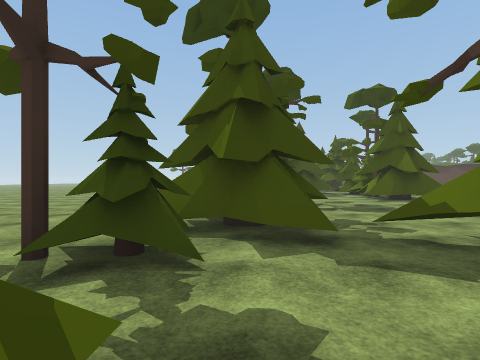
View 1 (above)

24 first-person views from a walk through a 3-D level made in the Unity game engine. The camera is 1.5 m above the floor, looks level and sees 80° across. The floor is counted in squares, 2 m on a side. Each view is taken from the middle of a square. On the plan, view 1 faces up. The plan holds only what a view shows up to about 10 squares ahead; the rest is blank. The place goes on beyond the plan. The player character is not drawn. Some animated figures are not drawn. Some surface patterns are stand-ins.

View 2
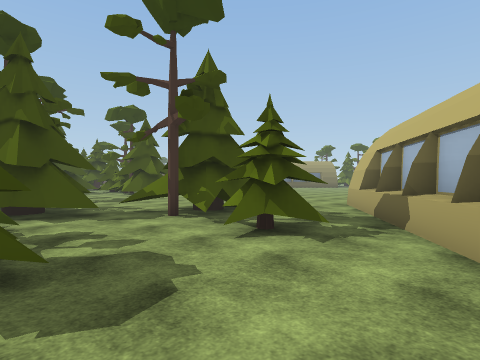

View 3
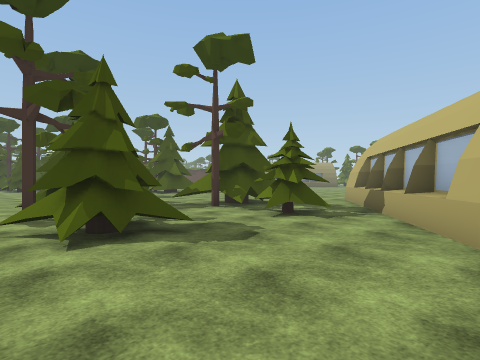

View 4
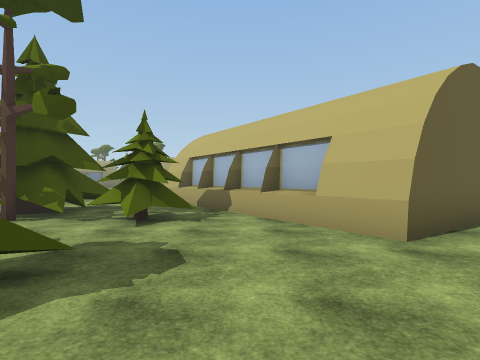

View 5
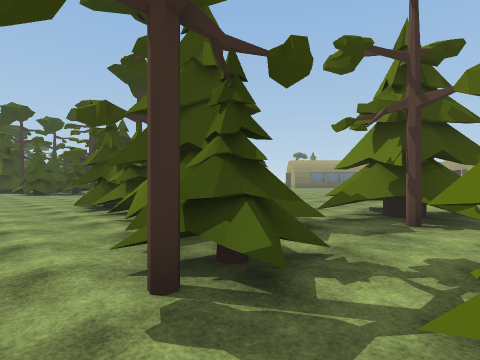

View 6
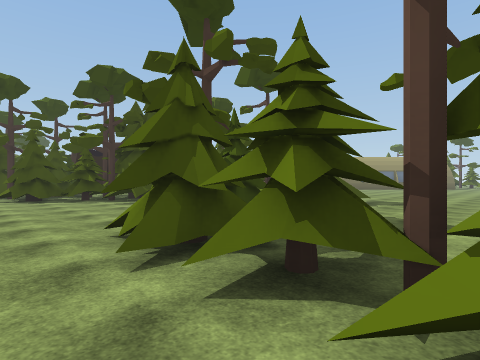

View 7
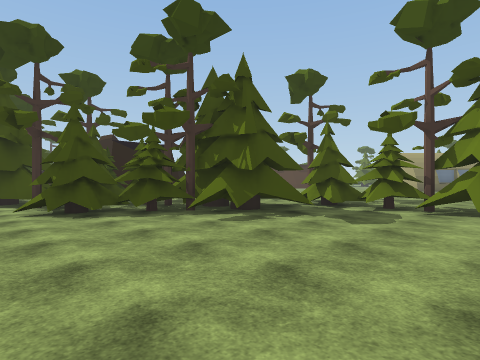

View 8
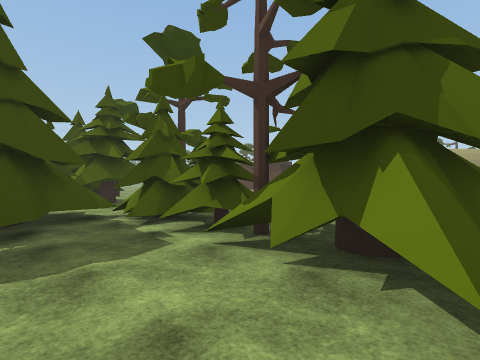

View 9
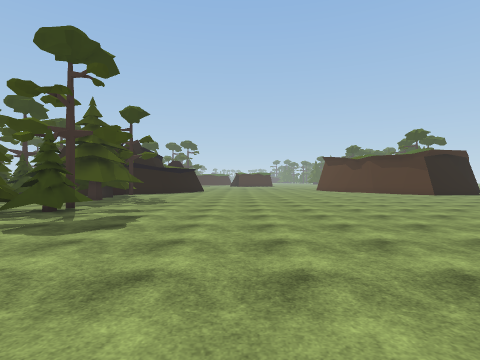

View 10
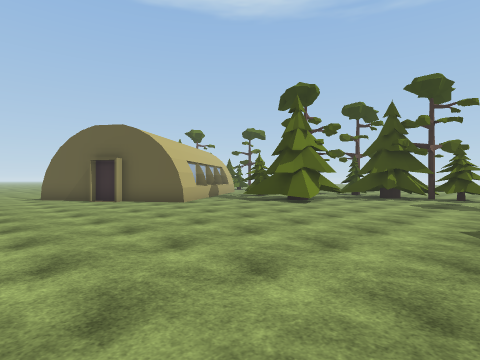

View 11
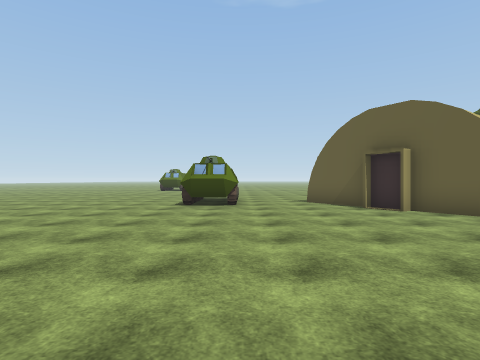

View 12
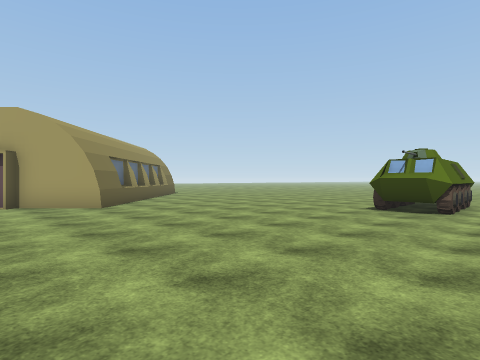

View 13
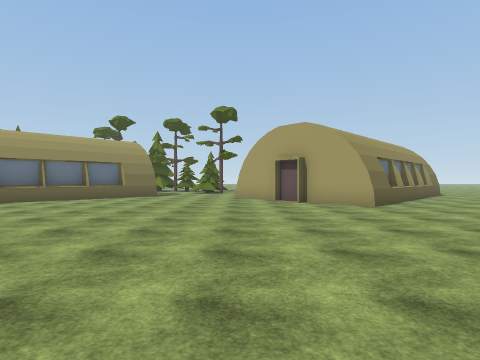

View 14
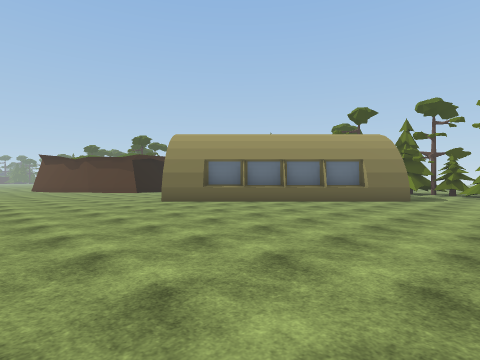

View 15
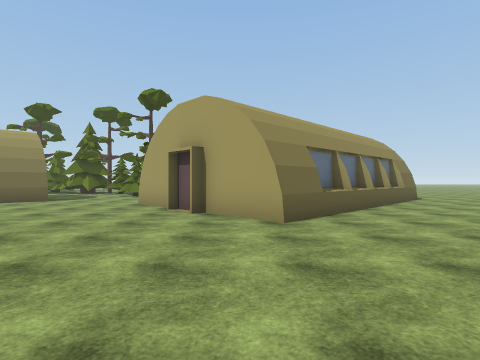

View 16
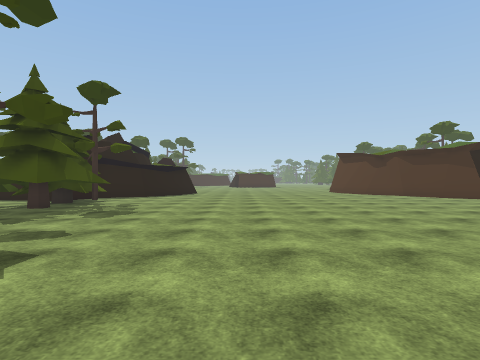

View 17
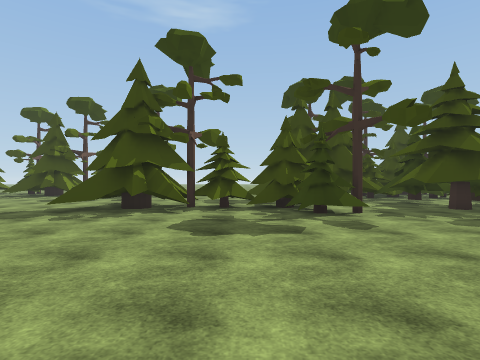

View 18
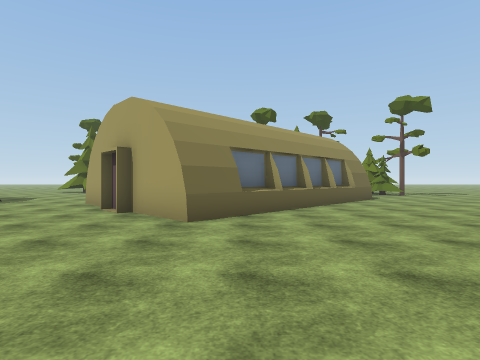

View 19
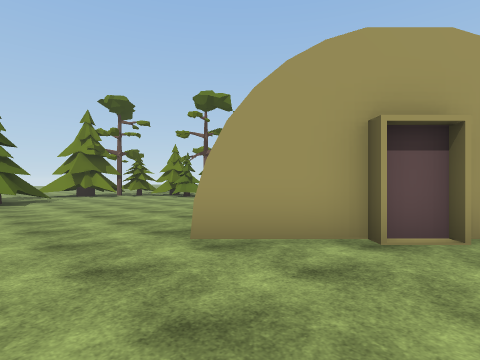

View 20
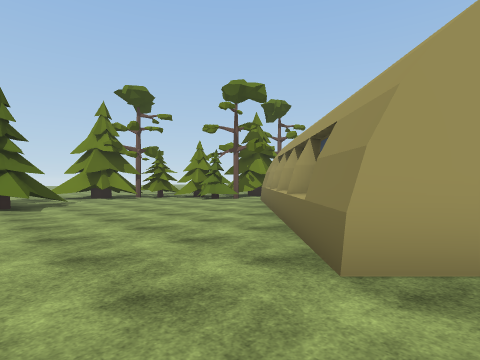

View 21
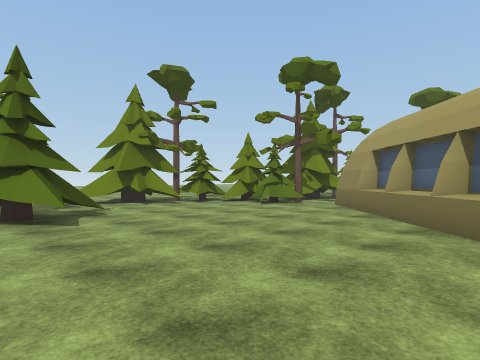

View 22
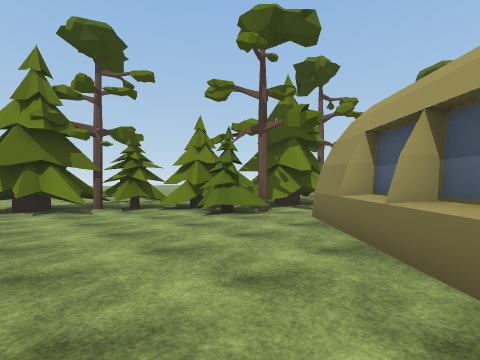

View 23
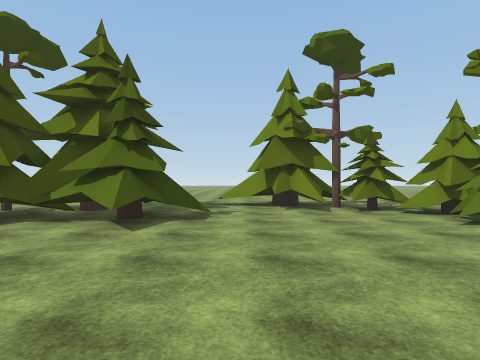

View 24
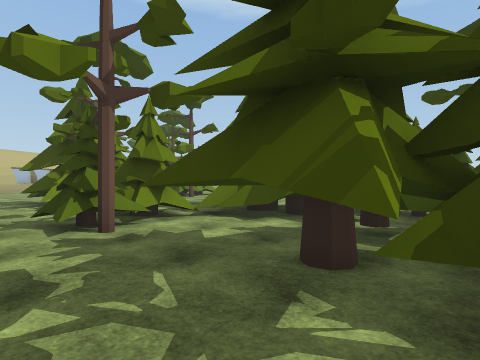

### Floor plan
Key: @ floor where view 1 was taken; # wall or solid block; . floor; / step, stairs or slope; = window, fence, low wall or low ledge; ^ raised ledge; O other object.
Columns run from 3 left of view 1 to 35 right of it. Each row starts with its distance up from view 1.
 22   # O   OOO.......................###
 21   ##OO .OOO.......................##
 20   .OOOOOO###.......................#...
 19   OOOOO#O##..............###.........#/
 18   .OO###=###............####^.......###
 17   .OO######O...........##   #^......###
 16  ....###^OOO...........##   ##^.....OO.
 15  .....##OOO............##    ##^..OOOO.
 14  .....=.OOO.............^#     ##OOOO..
 13  .......OOO..............^#      .#...
 12  .......###...............^#     ####
 11  .......###................^#     #
 10  ..OOO..###.................#
  9  .OOOO........................
  8  ..O..........................
  7  .OOO........................
  6 ..###......................#
  5 ..###....................###
  4 ..###.##^................#
  3 .#O..####...............##
  2 ..O..####..............##
  1 .OO..O..................##
  0 .OO@.OO..^##.............^#
 -1 .....OO.^####.............^#
 -2 ......^##   #...OO.........^#
 -3 .....^##    ##..OO..........#
 -4 ....##       #..OO....... ...

Positions as (right, up) in squares from view 1, and headings:
1: (0, 0), facing up
2: (-1, -3), facing up-right
3: (-3, -4), facing up-right
4: (-3, -2), facing right
5: (-3, 1), facing up-right
6: (-2, 6), facing up-right
7: (-2, 11), facing up-right
8: (3, 10), facing up-right
9: (12, 9), facing up
10: (13, 9), facing down-left
11: (13, 6), facing down
12: (12, 5), facing down-right
13: (12, 6), facing right
14: (14, 7), facing up-right
15: (15, 3), facing right
16: (12, 12), facing up
17: (14, 14), facing left
18: (14, 15), facing right
19: (20, 22), facing down-right
20: (22, 22), facing down-right
21: (25, 22), facing down-right
22: (26, 19), facing down-right
23: (26, 19), facing right
24: (9, 21), facing down-left
